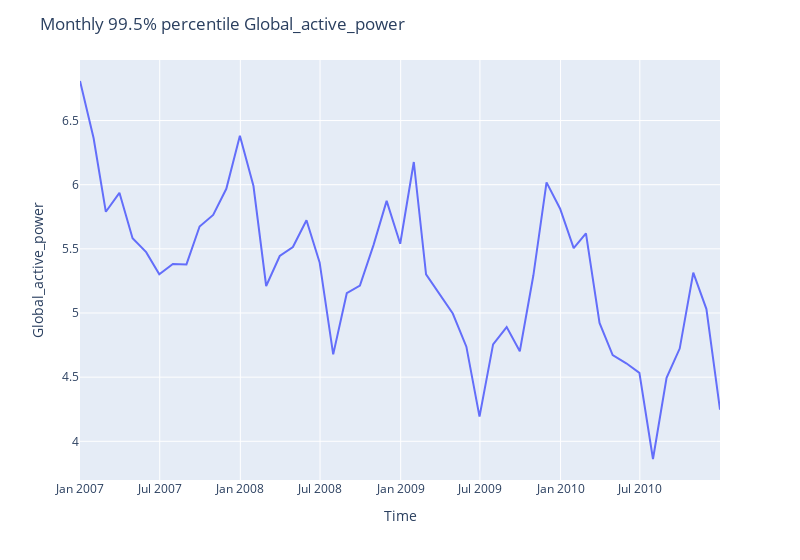

Source (notebook cell):
### Code cell
var = "Global_active_power"

# Monthly
df_month = df.resample("M").quantile(0.995)
run_sequence_plot(
    df_month.index,
    df_month[var],
    title=f"Monthly 99.5% percentile {var}",
    xtitle="Time",
    ytitle=f"{var}",
)

# var2 = 'Global_reactive_power'
# run_sequence_plot(df_month.index, df_month[var2], title=f'Monthly {var2}', xtitle='Time', ytitle=f'{var2}')

### Figure 1 — Plotly figure (JSON) as saved in the notebook; plotly's stock layout.template omitted (floating-point values rounded to 4 significant figures)
{"data": [{"hovertemplate": "x=%{x}<br>y=%{y}<extra></extra>", "legendgroup": "", "line": {"color": "#636efa", "dash": "solid"}, "marker": {"symbol": "circle"}, "mode": "lines", "name": "", "orientation": "v", "showlegend": false, "x": ["2006-12-31T00:00:00", "2007-01-31T00:00:00", "2007-02-28T00:00:00", "2007-03-31T00:00:00", "2007-04-30T00:00:00", "2007-05-31T00:00:00", "2007-06-30T00:00:00", "2007-07-31T00:00:00", "2007-08-31T00:00:00", "2007-09-30T00:00:00", "2007-10-31T00:00:00", "2007-11-30T00:00:00", "2007-12-31T00:00:00", "2008-01-31T00:00:00", "2008-02-29T00:00:00", "2008-03-31T00:00:00", "2008-04-30T00:00:00", "2008-05-31T00:00:00", "2008-06-30T00:00:00", "2008-07-31T00:00:00", "2008-08-31T00:00:00", "2008-09-30T00:00:00", "2008-10-31T00:00:00", "2008-11-30T00:00:00", "2008-12-31T00:00:00", "2009-01-31T00:00:00", "2009-02-28T00:00:00", "2009-03-31T00:00:00", "2009-04-30T00:00:00", "2009-05-31T00:00:00", "2009-06-30T00:00:00", "2009-07-31T00:00:00", "2009-08-31T00:00:00", "2009-09-30T00:00:00", "2009-10-31T00:00:00", "2009-11-30T00:00:00", "2009-12-31T00:00:00", "2010-01-31T00:00:00", "2010-02-28T00:00:00", "2010-03-31T00:00:00", "2010-04-30T00:00:00", "2010-05-31T00:00:00", "2010-06-30T00:00:00", "2010-07-31T00:00:00", "2010-08-31T00:00:00", "2010-09-30T00:00:00", "2010-10-31T00:00:00", "2010-11-30T00:00:00", "2010-12-31T00:00:00"], "xaxis": "x", "y": [6.808, 6.364, 5.789, 5.936, 5.582, 5.474, 5.302, 5.382, 5.379, 5.674, 5.764, 5.968, 6.382, 5.99, 5.21, 5.444, 5.514, 5.723, 5.394, 4.678, 5.154, 5.214, 5.529, 5.874, 5.54, 6.177, 5.302, 5.144, 4.996, 4.738, 4.192, 4.756, 4.89, 4.702, 5.294, 6.018, 5.812, 5.506, 5.62, 4.922, 4.672, 4.608, 4.534, 3.862, 4.494, 4.723, 5.314, 5.031, 4.246], "yaxis": "y", "type": "scatter"}], "layout": {"xaxis": {"anchor": "y", "domain": [0.0, 1.0], "title": {"text": "Time"}}, "yaxis": {"anchor": "x", "domain": [0.0, 1.0], "title": {"text": "Global_active_power"}}, "legend": {"tracegroupgap": 0}, "margin": {"t": 60}, "title": {"text": "Monthly 99.5% percentile Global_active_power"}, "width": 800}}
